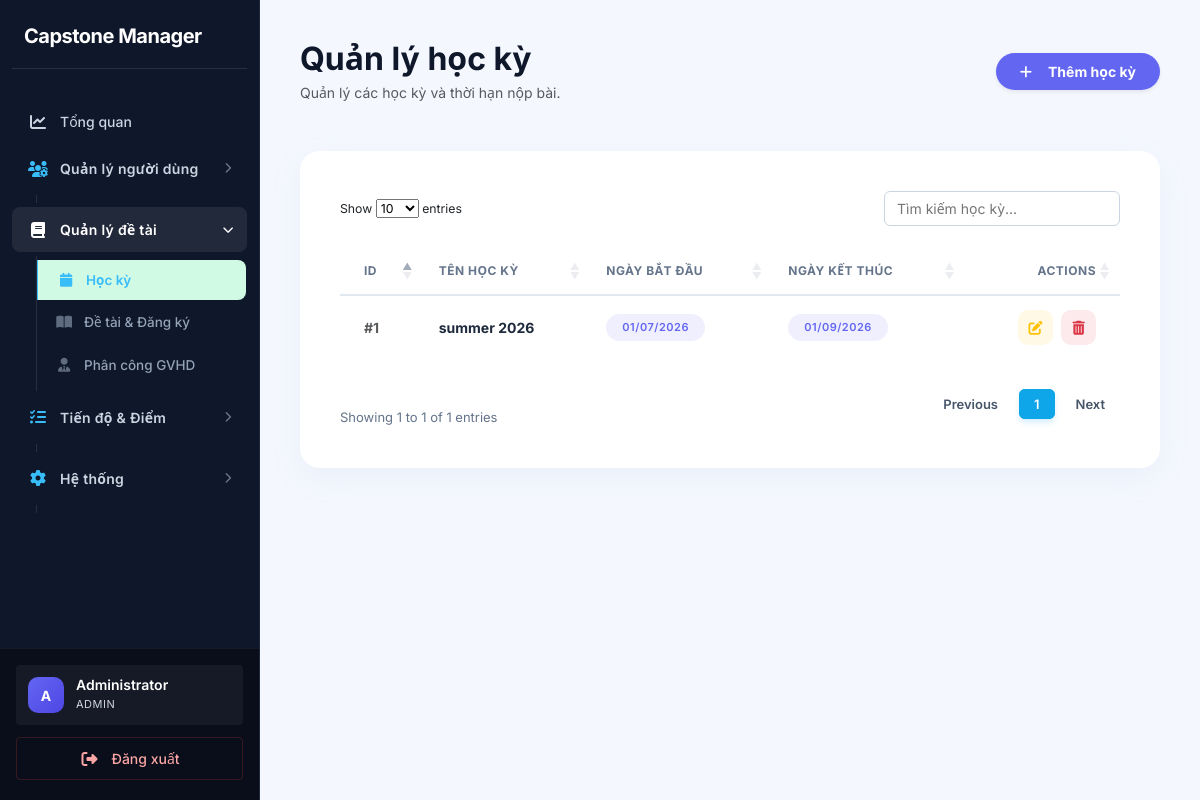
Screenshot of /index.php?page=semesters (signed in) with the database file from the repository.
### tables this page shows
CREATE TABLE `semesters` (
  `id` int(11) NOT NULL,
  `name` varchar(100) DEFAULT NULL,
  `start_date` date DEFAULT NULL,
  `end_date` date DEFAULT NULL,
  `created_at` timestamp NOT NULL DEFAULT current_timestamp()
);

### app/controllers/SemesterController.php (called while the page is built, shortened)
<?php
class SemesterController {
    private $semesterModel;
    public function __construct() {
        $this->semesterModel = new Semester();
    }
    public function index() {
        $semesters = $this->semesterModel->getAll();
        require '../app/views/semesters/index.php';
    }
}

### core/Database.php (called while the page is built)
<?php
class Database {
    private static $instance = null;
    private $conn;
    private $host = DB_HOST;
    private $dbname = DB_NAME;
    private $username = DB_USER;
    private $password = DB_PASS;
    private function __construct(){
        try{
            $this->conn = new PDO(
                "mysql:host={$this->host};dbname={$this->dbname};charset=utf8mb4",
                $this->username,
                $this->password
            );
            $this->conn->setAttribute(
                PDO::ATTR_ERRMODE,
                PDO::ERRMODE_EXCEPTION
            );
            $this->conn->setAttribute(
                PDO::ATTR_DEFAULT_FETCH_MODE,
                PDO::FETCH_ASSOC
            );
        }catch(PDOException $e){
            die("Database Error: " . $e->getMessage());
        }
    }
    public static function getInstance(){
        if(self::$instance == null){
            self::$instance = new Database();
        }
        return self::$instance;
    }
    public function getConnection(){
        return $this->conn;
    }
}

### app/models/Semester.php (called while the page is built, shortened)
<?php
class Semester {
    private $conn;
    public function __construct() {
        $this->conn = Database::getInstance()->getConnection();
    }
    public function getAll() {
        $sql = "SELECT * FROM semesters ORDER BY start_date DESC";
        return $this->conn->query($sql)->fetchAll(PDO::FETCH_ASSOC);
    }
}

### app/views/semesters/index.php (the view, shortened to what this page needs)
<?php require '../app/views/layouts/header.php'; ?>
<?php require '../app/views/layouts/sidebar.php'; ?>
<div class="main-content" style="padding: 40px; background-color: #f4f7fe;">
    <div class="d-flex justify-content-between align-items-center mb-5">
        <div>
            <h2 class="fw-bold mb-1" style="color: #0f172a;">Quản lý học kỳ</h2>
            <p class="text-muted mb-0">Quản lý các học kỳ và thời hạn nộp bài.</p>
        </div>
        <?php if($_SESSION['user']['role'] == 'admin'): ?>
            <a href="index.php?page=semester-create" class="btn btn-primary rounded-pill px-4 py-2 shadow-sm fw-bold" style="background: #6366f1; border: none;">
                <i class="fa-solid fa-plus me-2"></i> Thêm học kỳ
            </a>
        <?php endif; ?>
    </div>
    <div class="card custom-card">
        <div class="card-body p-0">
            <div class="table-responsive p-3">
                <table class="table datatable table-hover mb-0" id="semesterTable">
                    <thead>
                        <tr class="text-muted small">
                            <th class="ps-4">ID</th>
                            <th>Tên học kỳ</th>
                            <th>Ngày bắt đầu</th>
                            <th>Ngày kết thúc</th>
                            <?php if($_SESSION['user']['role'] == 'admin'): ?>
                                <th class="text-end pe-4">Actions</th>
                            <?php endif; ?>
                        </tr>
                    </thead>
                    <tbody>
                        <?php if(!empty($semesters)): ?>
                            <?php foreach($semesters as $s): ?>
                                <tr>
                                    <td class="ps-4 text-muted fw-bold">#<?= $s['id'] ?></td>
                                    <td class="fw-bold" style="color: #1e293b;"><?= htmlspecialchars($s['name']) ?></td>
                                    <td><span class="badge badge-date px-3 py-2 rounded-pill"><?= date('d/m/Y', strtotime($s['start_date'])) ?></span></td>
                                    <td><span class="badge badge-date px-3 py-2 rounded-pill"><?= date('d/m/Y', strtotime($s['end_date'])) ?></span></td>
                                    <?php if($_SESSION['user']['role'] == 'admin'): ?>
                                        <td class="text-end pe-4">
                                            <div class="d-flex justify-content-end gap-2">
                                                <a href="index.php?page=semester-edit&id=<?= $s['id'] ?>" class="btn-action bg-warning bg-opacity-10 text-warning"><i class="fa-solid fa-pen-to-square"></i></a>
                                                <form action="index.php?page=semester-delete&id=<?= $s['id'] ?>" method="POST" class="d-inline" onsubmit="return confirm('Xóa học kỳ này?');">
    <button type="submit" class="btn-action bg-danger bg-opacity-10 text-danger border-0" >
        <i class="fa-solid fa-trash-can"></i>
    </button>
</form>
                                            </div>
                                        </td>
                                    <?php endif; ?>
                                </tr>
                            <?php endforeach; ?>
                        <?php endif; ?>
                    </tbody>
                </table>
            </div>
        </div>
    </div>
</div>
<?php require '../app/views/layouts/footer.php'; ?>

### public/assets/css/style.css (style rules this page uses)
:root { --primary: #0f172a; --primary-hover: #1e293b; --secondary: #475569; --success: #059669; --success-light: #d1fae5; --warning: #d97706; --warning-light: #fef3c7; --danger: #dc2626; --danger-light: #fee2e2; --info: #0284c7; --info-light: #e0f2fe; --sidebar-bg: #0f172a; --sidebar-text: #cbd5e1; --sidebar-hover: #1e293b; --sidebar-w: 260px; --bg: #f8f9fa; --surface: #ffffff; --border: #cbd5e1; --border-light: #e2e8f0; --text: #0f172a; --text-muted: #475569; --text-faint: #94a3b8; --radius-sm: 4px; --radius-md: 6px; --radius-lg: 8px; --radius-xl: 8px; --radius-2xl: 12px; --shadow-sm: 0 1px 2px rgba(0, 0, 0, 0.05); --shadow-md: 0 4px 6px -1px rgba(0, 0, 0, 0.1), 0 2px 4px -1px rgba(0, 0, 0, 0.06); --shadow-lg: 0 10px 15px -3px rgba(0, 0, 0, 0.1), 0 4px 6px -2px rgba(0, 0, 0, 0.05); --shadow-hover: 0 10px 15px -3px rgba(0, 0, 0, 0.1); --font: 'Inter', system-ui, -apple-system, sans-serif; --transition: all 0.2s ease-in-out; }
*, *::before, *::after { box-sizing: border-box; margin: 0; padding: 0; }
body { font-family: var(--font); background: var(--bg); color: var(--text); font-size: 14px; line-height: 1.5; -webkit-font-smoothing: antialiased; }
a { text-decoration: none; color: var(--info); transition: var(--transition); }
.main-content { margin-left: var(--sidebar-w); min-height: 100vh; padding: 32px; background: var(--bg); }
.card, .dashboard-box, .table-container, .form-container, .detail-container, .custom-card { background: var(--surface); border-radius: var(--radius-xl); border: 1px solid var(--border-light); box-shadow: var(--shadow-sm); padding: 24px; margin-bottom: 24px; }
.table { width: 100%; border-collapse: separate; border-spacing: 0; margin: 0; font-size: 14px; }
.table thead th { font-weight: 700; text-transform: uppercase; letter-spacing: 0.5px; font-size: 12px; color: #64748b; padding: 14px 16px; background: #ffffff; border-bottom: 2px solid #e2e8f0; white-space: nowrap; border-top: none; }
.table tbody td { padding: 14px 16px; vertical-align: middle; color: #1e293b; border-bottom: 1px solid #f1f5f9; font-weight: 500; }
.table tbody tr:last-child td { border-bottom: none; }
.btn { display: inline-flex; align-items: center; justify-content: center; gap: 8px; padding: 8px 16px; font-size: 14px; font-weight: 600; border: 1px solid transparent; border-radius: 6px; cursor: pointer; transition: all 0.2s ease; line-height: 1.5; }
.btn-primary { background: var(--primary); color: #fff; }
.btn-action { width: 32px; height: 32px; border-radius: 6px; display: inline-flex; align-items: center; justify-content: center; font-size: 14px; border: 1px solid transparent; transition: all 0.2s ease; text-decoration: none; }
.badge { display: inline-flex; align-items: center; justify-content: center; padding: 6px 12px; border-radius: 100px; font-size: 11px; font-weight: 700; text-transform: uppercase; letter-spacing: 0.5px; border: none; }

### app/views/semesters/index.php (style rules this page uses)
.custom-card { border-radius: 1.25rem; border: none; box-shadow: 0 10px 30px rgba(160, 174, 192, 0.1); background: #fff; }
.badge-date { background: rgba(99, 102, 241, 0.1); color: #6366f1; font-weight: 600; }
.btn-action { width: 35px; height: 35px; display: inline-flex; align-items: center; justify-content: center; border-radius: 10px; transition: all 0.3s; border: none; }

### rows the page displays
semesters: id "1", name "summer 2026", start_date "01/07/2026", end_date "01/09/2026"

### other values shown
$avatarChar "A"
$displayName "Administrator"
$_SESSION['user']['role'] "ADMIN"
